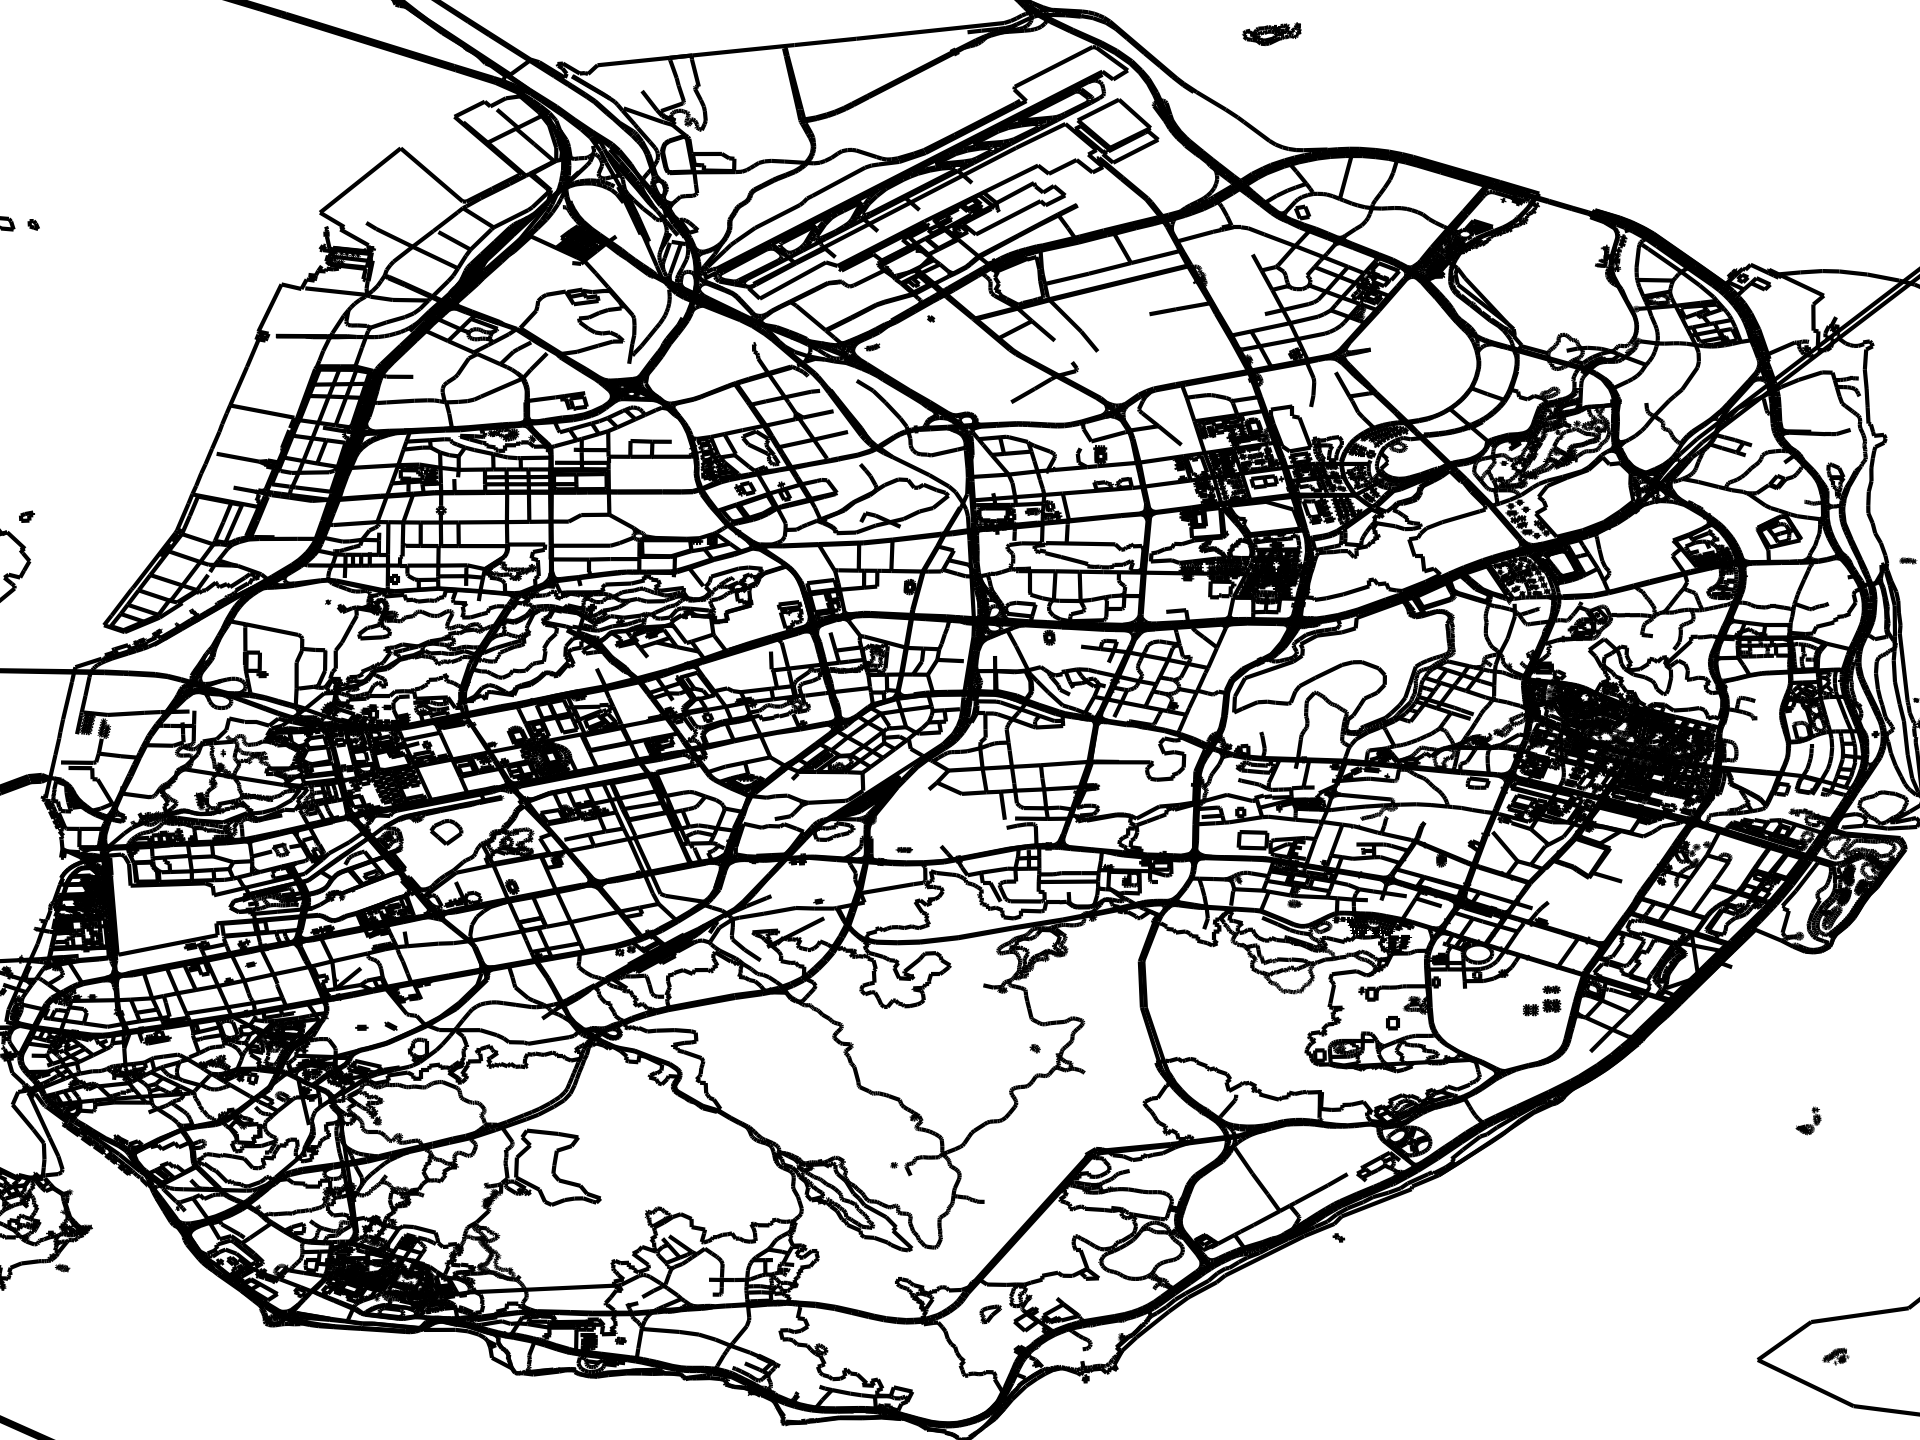

The script that saved this image:
import json
import matplotlib.pyplot as plt
import networkx as nx


def get_point_data():
    with open('Task3/nodes.json', 'r') as f:
        res = json.load(f)
    return res


def creat_graph():
    G = nx.Graph()
    with open('Task3/xiamen_road.txt', 'r') as f:
        for line in f:
            data = line.split()
            if data[0] == 'e':
                _, e1, e2 = data
                G.add_edge(e1, e2)
    return G


def draw(G):
    # 得到点的信息
    pos = get_point_data()
    nx.draw(G,
            pos=pos,
            # node_color='green',
            # node_shape='o',
            # width=1,
            # style='solid',
            with_labels=False,
            # font_size=8,
            # font_weight='bold',
            # alpha=0.5,
            # node_size=0.01
            )
    plt.xlim(118.066, 118.197)#设置首界面X轴坐标范围
    plt.ylim(24.424, 24.561)#设置首界面Y轴坐标范围
    plt.show()
    # plt.savefig('Task3/xiamen_graph.png', dpi=300)


if __name__ == '__main__':
    draw(creat_graph())
    print('Draw done!')
